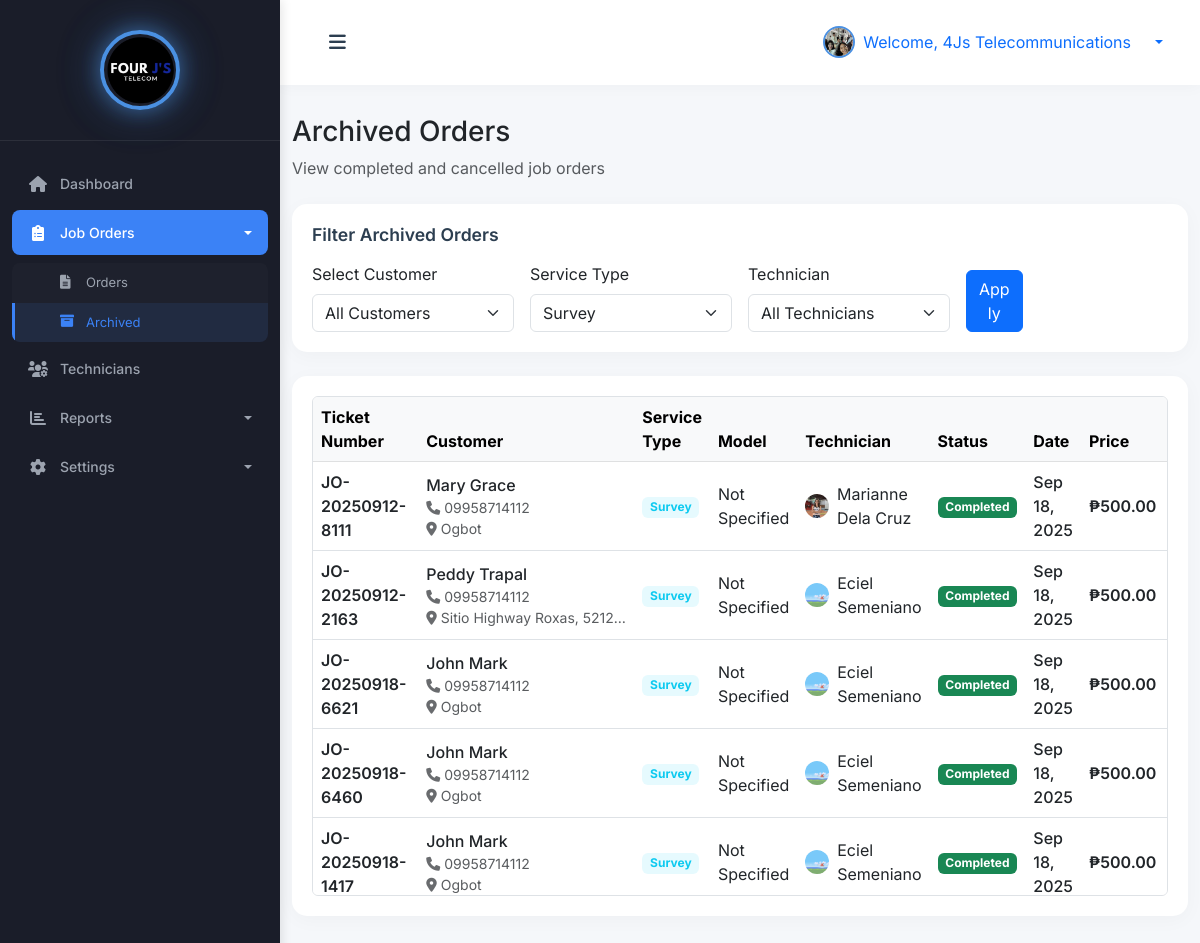
Screenshot of /admin/archived.php?filter_service=survey (signed in) with the database file from the repository.
### tables this page shows
CREATE TABLE `job_orders` (
  `id` int(11) NOT NULL,
  `job_order_number` varchar(20) NOT NULL,
  `customer_name` varchar(100) NOT NULL,
  `customer_address` text NOT NULL,
  `customer_phone` varchar(20) NOT NULL,
  `customer_email` varchar(255) DEFAULT NULL,
  `service_type` enum('installation','repair','survey','cleaning') NOT NULL,
  `aircon_model_id` int(11) DEFAULT NULL,
  `assigned_technician_id` int(11) DEFAULT NULL,
  `secondary_technician_id` int(11) DEFAULT NULL,
  `status` enum('pending','in_progress','completed','cancelled') DEFAULT 'pending',
  `price` decimal(10,2) DEFAULT NULL,
  `base_price` decimal(10,2) NOT NULL DEFAULT 0.00,
  `created_by` int(11) DEFAULT NULL,
  `due_date` date DEFAULT NULL,
  `completed_at` timestamp NULL DEFAULT NULL,
  `created_at` timestamp NOT NULL DEFAULT current_timestamp(),
  `updated_at` timestamp NOT NULL DEFAULT current_timestamp() ON UPDATE current_timestamp(),
  `customer_id` int(11) DEFAULT NULL,
  `additional_fee` decimal(10,2) DEFAULT 0.00,
  `discount` decimal(10,2) DEFAULT 0.00,
  `part_id` int(11) DEFAULT NULL,
  `cleaning_service_id` int(11) DEFAULT NULL,
  `aircon_hp_id` int(11) DEFAULT NULL
);

CREATE TABLE `technicians` (
  `id` int(11) NOT NULL,
  `username` varchar(50) NOT NULL,
  `password` varchar(255) NOT NULL,
  `name` varchar(100) NOT NULL,
  `email` varchar(100) DEFAULT NULL,
  `phone` varchar(20) NOT NULL,
  `profile_picture` varchar(255) DEFAULT NULL,
  `created_at` timestamp NOT NULL DEFAULT current_timestamp(),
  `updated_at` timestamp NOT NULL DEFAULT current_timestamp() ON UPDATE current_timestamp()
);

### admin/archived.php (the view, shortened to what this page needs)
<?php
$filter_service = $_GET['filter_service'] ?? '';
try {
    $pdo = new PDO("mysql:host=" . DB_HOST . ";dbname=" . DB_NAME, DB_USER, DB_PASS);
    $pdo->setAttribute(PDO::ATTR_ERRMODE, PDO::ERRMODE_EXCEPTION);
    $stmt = $pdo->prepare("SELECT name, profile_picture FROM admins WHERE id = ?");
    $stmt->execute([$_SESSION['user_id']]);
    $admin = $stmt->fetch(PDO::FETCH_ASSOC);
    $sql = "
        SELECT
            jo.*,
            COALESCE(am.model_name, 'Not Specified') as model_name,
            t.name as technician_name,
            t.profile_picture as technician_profile,
            CASE
                WHEN jo.status = 'completed' THEN COALESCE(jo.completed_at, jo.updated_at)
                ELSE COALESCE(jo.updated_at, jo.created_at)
            END as status_date
        FROM job_orders jo
        LEFT JOIN aircon_models am ON jo.aircon_model_id = am.id
        LEFT JOIN technicians t ON jo.assigned_technician_id = t.id
        WHERE jo.status IN ('completed', 'cancelled')
    ";
    $params = [];
    if (!empty($filter_service)) {
        $sql .= " AND jo.service_type = ?";
        $params[] = $filter_service;
    }
    $sql .= "
        ORDER BY
            CASE
                WHEN jo.status = 'completed' THEN 1
                WHEN jo.status = 'cancelled' THEN 2
            END,
            status_date DESC
    ";
    $stmt = $pdo->prepare($sql);
    $stmt->execute($params);
    $orders = $stmt->fetchAll(PDO::FETCH_ASSOC);
} catch (PDOException $e) {
    die("Database error: " . $e->getMessage());
}
require_once 'includes/header.php';
?>
<body></body>
 <div class="wrapper">
        <?php
        require_once 'includes/sidebar.php';
        ?>
        <div id="content">
            <nav class="navbar navbar-expand-lg navbar-light bg-white">
                <div class="container-fluid">
                    <button type="button" id="sidebarCollapse" class="btn">
                        <i class="fas fa-bars"></i>
                    </button>
                    <div class="ms-auto d-flex align-items-center">
                        <div class="dropdown">
                            <a class="d-flex align-items-center text-decoration-none dropdown-toggle" href="#" id="userDropdown" role="button" data-bs-toggle="dropdown">
                                <img src="<?= !empty($admin['profile_picture']) ? '../' . htmlspecialchars($admin['profile_picture']) : 'https://ui-avatars.com/api/?name=' . urlencode($admin['name'] ?: 'Admin') . '&background=1a237e&color=fff' ?>"
                                     alt="Admin"
                                     class="rounded-circle me-2"
                                     width="32"
                                     height="32"
                                     style="object-fit: cover; border: 2px solid #4A90E2;">
                                <span class="me-3">Welcome, <?= htmlspecialchars($admin['name'] ?: 'Admin') ?></span>
                            </a>
                        </div>
                    </div>
                </div>
            </nav>
<div class="container mt-4">
    <h3>Archived Orders</h3>
    <div class="mb-4">
        <p class="text-muted mb-0">View completed and cancelled job orders</p>
    </div>
    <div class="card mb-4">
        <div class="card-body">
            <h5 class="card-title mb-3">Filter Archived Orders</h5>
            <form method="GET" action="" class="row g-3">
                <div class="col-md-3">
                    <label for="search_customer" class="form-label">Select Customer</label>
                    <select class="form-select" id="search_customer" name="search_customer">
                        <option value="">All Customers</option>
                    </select>
                </div>
                <div class="col-md-3">
                    <label for="filter_service" class="form-label">Service Type</label>
                    <select class="form-select" id="filter_service" name="filter_service">
                        <option value="survey" <?= $filter_service === 'survey' ? 'selected' : '' ?>>Survey</option>
                    </select>
                </div>
                <div class="col-md-3">
                    <label for="filter_technician" class="form-label">Technician</label>
                    <select class="form-select" id="filter_technician" name="filter_technician">
                        <option value="">All Technicians</option>
                    </select>
                </div>
                <div class="col-md-1 d-flex align-items-end">
                    <button type="submit" class="btn btn-primary w-100">Apply</button>
                </div>
            </form>
        </div>
    </div>
            <div class="card mb-4" style="position: relative;">
                    <div class="card-body">
                        <div class="table-wrapper" style="max-height: 500px; overflow-y: auto; border: 1px solid #dee2e6; border-radius: 0.375rem;">
                            <div class="table-responsive">
                            <table class="table table-hover align-middle">
                                <thead class="table-light">
                                    <tr>
                                        <th>Ticket Number</th>
                                        <th>Customer</th>
                                        <th>Service Type</th>
                                        <th>Model</th>
                                        <th>Technician</th>
                                        <th>Status</th>
                                        <th>Date</th>
                                        <th>Price</th>
                                        <th class="text-center">Actions</th>
                                    </tr>
                                </thead>
                                <tbody>
                                    <?php foreach ($orders as $order): ?>
                                    <tr>
                                        <td>
                                            <span class="fw-semibold"><?= htmlspecialchars($order['job_order_number']) ?></span>
                                        </td>
                                        <td>
                                            <div class="fw-medium"><?= htmlspecialchars($order['customer_name']) ?></div>
                                            <small class="text-muted d-block">
                                                <i class="fas fa-phone me-1"></i><?= htmlspecialchars($order['customer_phone']) ?>
                                            </small>
                                            <small class="text-muted d-block text-truncate" style="max-width: 200px;">
                                                <i class="fas fa-map-marker-alt me-1"></i><?= htmlspecialchars($order['customer_address']) ?>
                                            </small>
                                        </td>
                                        <td>
                                            <span class="badge bg-info bg-opacity-10 text-info">
                                                <?= ucfirst(htmlspecialchars($order['service_type'])) ?>
                                            </span>
                                        </td>
                                        <td><?= htmlspecialchars($order['model_name']) ?></td>
                                        <td>
                                            <?php if ($order['technician_name']): ?>
                                                <div class="d-flex align-items-center">
                                                    <img src="<?= !empty($order['technician_profile']) ? '../' . htmlspecialchars($order['technician_profile']) : 'https://ui-avatars.com/api/?name=' . urlencode($order['technician_name']) . '&background=1a237e&color=fff' ?>"
                                                         alt="<?= htmlspecialchars($order['technician_name']) ?>"
                                                         class="rounded-circle me-2"
                                                         width="24" height="24"
                                                         style="object-fit: cover;">
                                                    <?= htmlspecialchars($order['technician_name']) ?>
                                                </div>
                                            <?php else: ?>
                                                <span class="text-muted">Not Assigned</span>
                                            <?php endif; ?>
                                        </td>
                                        <td>
                                            <span class="badge bg-<?= $order['status'] === 'completed' ? 'success' : 'danger' ?>">
                                                <?= ucfirst($order['status']) ?>
                                            </span>
                                        </td>
                                        <td>
                                            <div class="fw-medium">
                                                <?php
                                                if (!empty($order['status_date'])) {
                                                    echo date('M d, Y', strtotime($order['status_date']));
                                                } else {
                                                    echo 'N/A';
                                                }
                                                ?>
                                            </div>
                                        </td>
                                        <td>
                                            <div class="fw-semibold">₱<?= number_format($order['price'], 2) ?></div>
                                        </td>
                                        <td>
                                        </td>
                                    </tr>
                                    <?php endforeach; ?>
                                </tbody>
                            </table>
                            </div>
                        </div>
                    </div>
                </div>
</div>
        </div>
    </div>
</body>
</html>

### css/style.css (style rules this page uses)
:root { --primary-blue: #4A90E2; --secondary-blue: #5C9CE6; --light-blue: #E8F1FC; --hover-blue: #357ABD; --text-blue: #2C3E50; --success: #2ECC71; --warning: #F1C40F; --danger: #E74C3C; --info: #3498DB; --pastel-purple: #B39DDB; --pastel-pink: #F8BBD0; --pastel-green: #A5D6A7; --pastel-orange: #FFCC80; --card-1: #4A90E2; --card-2: #2ECC71; --card-3: #F1C40F; --card-4: #E74C3C; --sidebar-bg: #2C3E50; --sidebar-header: #1A252F; --sidebar-hover: #34495E; --sidebar-active: #3498DB; }
body { font-family: 'Inter', -apple-system, BlinkMacSystemFont, 'Segoe UI', Roboto, sans-serif; background: #F5F7FA; }
.dropdown-toggle::after { margin-left: 8px; }
.wrapper { display: flex; width: 100%; align-items: stretch; }
#content { margin-left: 280px; min-height: 100vh; transition: all 0.3s ease; background: #F5F7FA; padding: 0; width: calc(100% - 280px); }
@media (min-width: 769px) { #content { margin-left: 280px; width: calc(100% - 280px); } }
@media (min-width: 769px) { #sidebarCollapse { display: block !important; } }
.card { border-radius: 15px; box-shadow: 0 4px 20px rgba(0, 0, 0, 0.03); margin-bottom: 25px; border: none; transition: transform 0.3s ease, box-shadow 0.3s ease; }
.card-body { padding: 1.75rem; }
.card-title { margin-bottom: 1.5rem; font-weight: 600; color: var(--text-blue); font-size: 1.1rem; }
.card i { opacity: 0.9; transition: transform 0.3s ease; }
.navbar { padding: 20px 25px; background: #fff; border: none; border-radius: 0; margin-bottom: 30px; box-shadow: 0 2px 15px rgba(0, 0, 0, 0.03); }
#sidebarCollapse { background: transparent; border: none; color: var(--text-blue); font-size: 1.2rem; padding: 8px 12px; border-radius: 8px; transition: all 0.3s; }

### admin/includes/header.php (style rules this page uses)
.card { height: 100%; margin-bottom: 1rem; }
.card-body { padding: 1.25rem; }
#userDropdown { transition: all 0.2s ease; }
#userDropdown img { border: 2px solid #4A90E2; transition: all 0.2s ease; }

### rows the page displays
job_orders: job_order_number "JO-20250912-8111", customer_name "Mary Grace", customer_phone "09958714112", customer_address "Ogbot", service_type "Survey", model_name "Not Specified", technicians.profile_picture (picture), technicians.name "Marianne Dela Cruz", status "Completed", status_date "Sep 18, 2025", price "500.00"
job_orders: job_order_number "JO-20250912-2163", customer_name "Peddy Trapal", customer_phone "09958714112", customer_address "Sitio Highway Roxas, 5212…", service_type "Survey", model_name "Not Specified", technicians.profile_picture (picture), technicians.name "Eciel Semeniano", status "Completed", status_date "Sep 18, 2025", price "500.00"
job_orders: job_order_number "JO-20250918-6621", customer_name "John Mark", customer_phone "09958714112", customer_address "Ogbot", service_type "Survey", model_name "Not Specified", technicians.profile_picture (picture), technicians.name "Eciel Semeniano", status "Completed", status_date "Sep 18, 2025", price "500.00"
job_orders: job_order_number "JO-20250918-6460", customer_name "John Mark", customer_phone "09958714112", customer_address "Ogbot", service_type "Survey", model_name "Not Specified", technicians.profile_picture (picture), technicians.name "Eciel Semeniano", status "Completed", status_date "Sep 18, 2025", price "500.00"
job_orders: job_order_number "JO-20250918-1417", customer_name "John Mark", customer_phone "09958714112", customer_address "Ogbot", service_type "Survey", model_name "Not Specified", technicians.profile_picture (picture), technicians.name "Eciel Semeniano", status "Completed", status_date "Sep 18, 2025", price "500.00"

### other values shown
$admin['name'] ?: 'Admin' "4Js Telecommunications"
